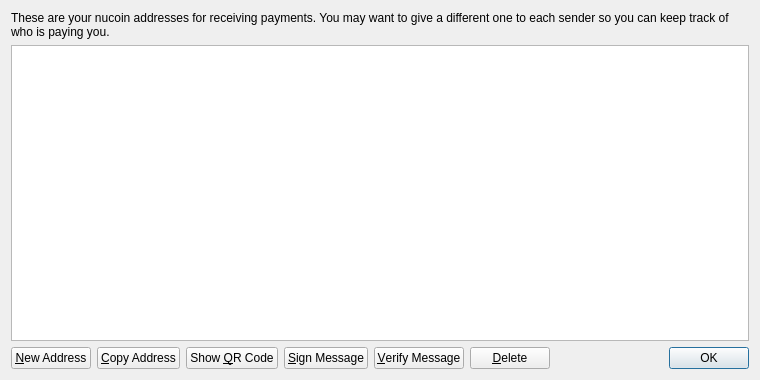
<?xml version="1.0" encoding="UTF-8"?>
<ui version="4.0">
 <class>AddressBookPage</class>
 <widget class="QWidget" name="AddressBookPage">
  <property name="geometry">
   <rect>
    <x>0</x>
    <y>0</y>
    <width>760</width>
    <height>380</height>
   </rect>
  </property>
  <property name="windowTitle">
   <string>Address Book</string>
  </property>
  <layout class="QVBoxLayout" name="verticalLayout">
   <item>
    <widget class="QLabel" name="labelExplanation">
     <property name="text">
      <string>These are your nucoin addresses for receiving payments. You may want to give a different one to each sender so you can keep track of who is paying you.</string>
     </property>
     <property name="textFormat">
      <enum>Qt::PlainText</enum>
     </property>
     <property name="wordWrap">
      <bool>true</bool>
     </property>
    </widget>
   </item>
   <item>
    <widget class="QTableView" name="tableView">
     <property name="contextMenuPolicy">
      <enum>Qt::CustomContextMenu</enum>
     </property>
     <property name="toolTip">
      <string>Double-click to edit address or label</string>
     </property>
     <property name="tabKeyNavigation">
      <bool>false</bool>
     </property>
     <property name="alternatingRowColors">
      <bool>true</bool>
     </property>
     <property name="selectionMode">
      <enum>QAbstractItemView::SingleSelection</enum>
     </property>
     <property name="selectionBehavior">
      <enum>QAbstractItemView::SelectRows</enum>
     </property>
     <property name="sortingEnabled">
      <bool>true</bool>
     </property>
     <attribute name="verticalHeaderVisible">
      <bool>false</bool>
     </attribute>
    </widget>
   </item>
   <item>
    <layout class="QHBoxLayout" name="horizontalLayout">
     <item>
      <widget class="QPushButton" name="newAddressButton">
       <property name="toolTip">
        <string>Create a new address</string>
       </property>
       <property name="text">
        <string>&amp;New Address</string>
       </property>
       <property name="icon">
        <iconset resource="../bitcoin.qrc">
         <normaloff>:/icons/add</normaloff>:/icons/add</iconset>
       </property>
      </widget>
     </item>
     <item>
      <widget class="QPushButton" name="copyToClipboard">
       <property name="toolTip">
        <string>Copy the currently selected address to the system clipboard</string>
       </property>
       <property name="text">
        <string>&amp;Copy Address</string>
       </property>
       <property name="icon">
        <iconset resource="../bitcoin.qrc">
         <normaloff>:/icons/editcopy</normaloff>:/icons/editcopy</iconset>
       </property>
      </widget>
     </item>
     <item>
      <widget class="QPushButton" name="showQRCode">
       <property name="text">
        <string>Show &amp;QR Code</string>
       </property>
       <property name="icon">
        <iconset resource="../bitcoin.qrc">
         <normaloff>:/icons/qrcode</normaloff>:/icons/qrcode</iconset>
       </property>
      </widget>
     </item>
     <item>
      <widget class="QPushButton" name="signMessage">
       <property name="toolTip">
        <string>Sign a message to prove you own a Bitcoin address</string>
       </property>
       <property name="text">
        <string>&amp;Sign Message</string>
       </property>
       <property name="icon">
        <iconset resource="../bitcoin.qrc">
         <normaloff>:/icons/edit</normaloff>:/icons/edit</iconset>
       </property>
      </widget>
     </item>
     <item>
      <widget class="QPushButton" name="verifyMessage">
       <property name="toolTip">
        <string>Verify a message to ensure it was signed with a specified Bitcoin address</string>
       </property>
       <property name="text">
        <string>&amp;Verify Message</string>
       </property>
       <property name="icon">
        <iconset resource="../bitcoin.qrc">
         <normaloff>:/icons/transaction_0</normaloff>:/icons/transaction_0</iconset>
       </property>
      </widget>
     </item>
     <item>
      <widget class="QPushButton" name="deleteButton">
       <property name="toolTip">
        <string>Delete the currently selected address from the list. Only sending addresses can be deleted.</string>
       </property>
       <property name="text">
        <string>&amp;Delete</string>
       </property>
       <property name="icon">
        <iconset resource="../bitcoin.qrc">
         <normaloff>:/icons/remove</normaloff>:/icons/remove</iconset>
       </property>
      </widget>
     </item>
     <item>
      <spacer name="horizontalSpacer">
       <property name="orientation">
        <enum>Qt::Horizontal</enum>
       </property>
       <property name="sizeHint" stdset="0">
        <size>
         <width>40</width>
         <height>20</height>
        </size>
       </property>
      </spacer>
     </item>
     <item>
      <widget class="QDialogButtonBox" name="buttonBox">
       <property name="sizePolicy">
        <sizepolicy hsizetype="Maximum" vsizetype="Fixed">
         <horstretch>0</horstretch>
         <verstretch>0</verstretch>
        </sizepolicy>
       </property>
       <property name="standardButtons">
        <set>QDialogButtonBox::Ok</set>
       </property>
      </widget>
     </item>
    </layout>
   </item>
  </layout>
 </widget>
 <resources>
  <include location="../bitcoin.qrc"/>
 </resources>
 <connections/>
</ui>
